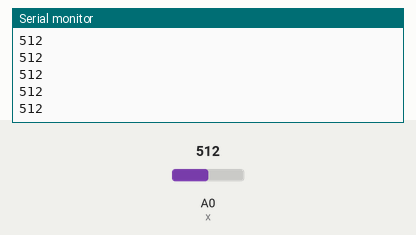
The sketch below on a simulated Arduino Uno, built with avr-gcc and run on an emulated ATmega328P. Shown: the last lines printed to the serial monitor. The inputs (shaded band) are chosen by the test bench; at power-on: A0 (x) = 512.

Above: at 1.2 s.
1.3 s: A0 (x) set to 716
At 1.31 s:
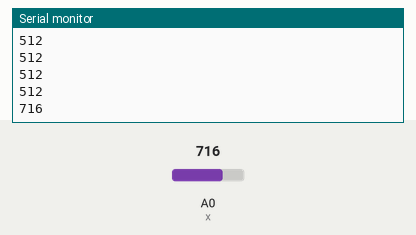
2.8 s: A0 (x) set to 900
At 2.81 s:
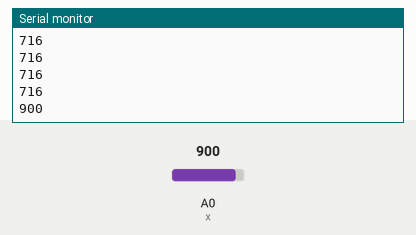
Timing chart, 0 to 5.8 s (numbered marks = the images above; inputs shaded):
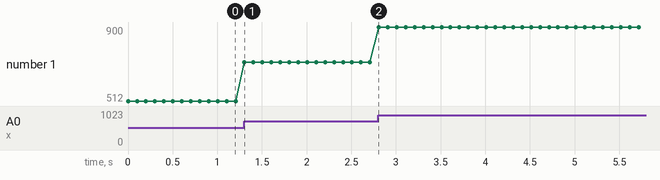

The sketch:

irTes.ino
```cpp
#define x 0

void setup() {
  // put your setup code here, to run once:
  pinMode(x, INPUT);
  Serial.begin(9600);
}

void loop() {
  // put your main code here, to run repeatedly:
Serial.println(analogRead(x));
delay(100);

}
```

Measured:
- after the input at 1.3 s, the serial monitor: prints a new line at once (image 1)
- after the input at 2.8 s, the serial monitor: prints a new line at once (image 2)
- plotted number 1: 512 → 716 after the input at 1.3 s, 716 → 900 after the input at 2.8 s
